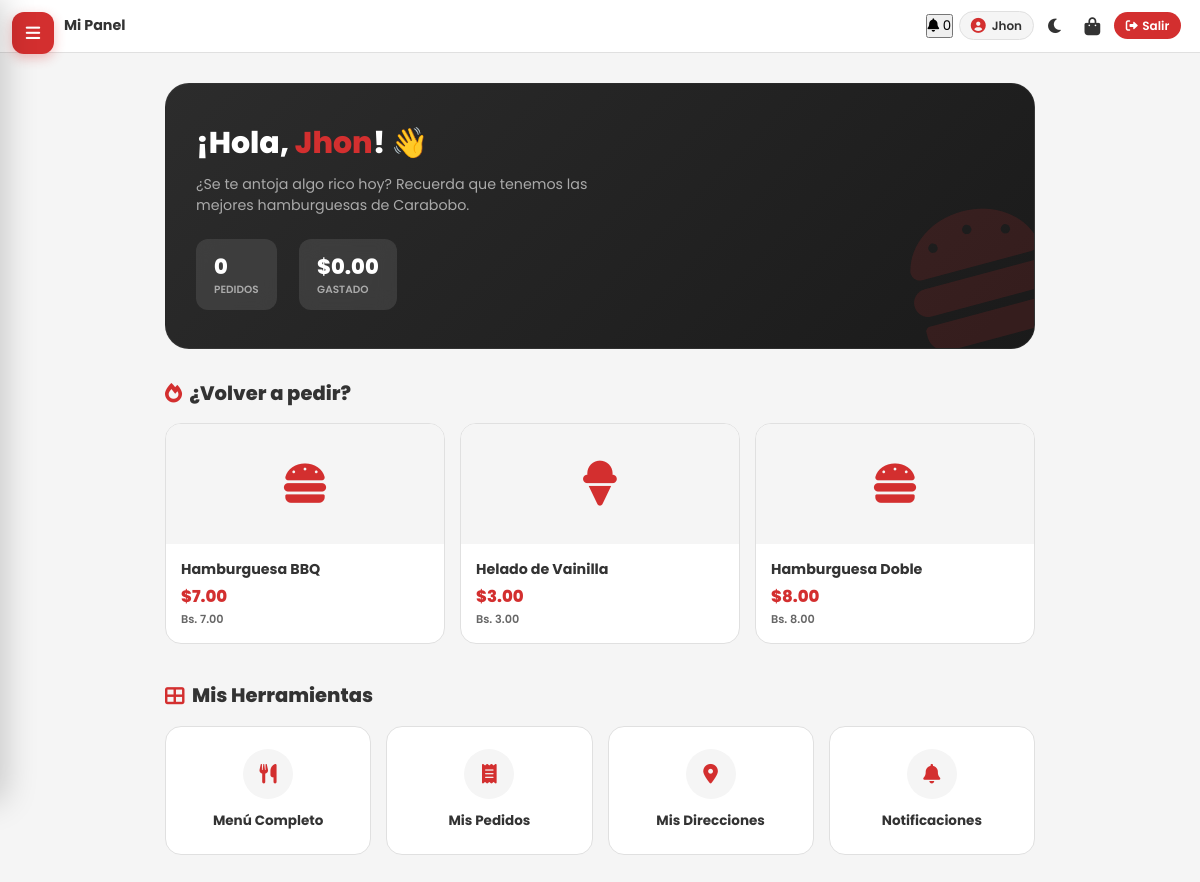
The page /cliente/dashboard.php (signed in) on the database as committed earlier.
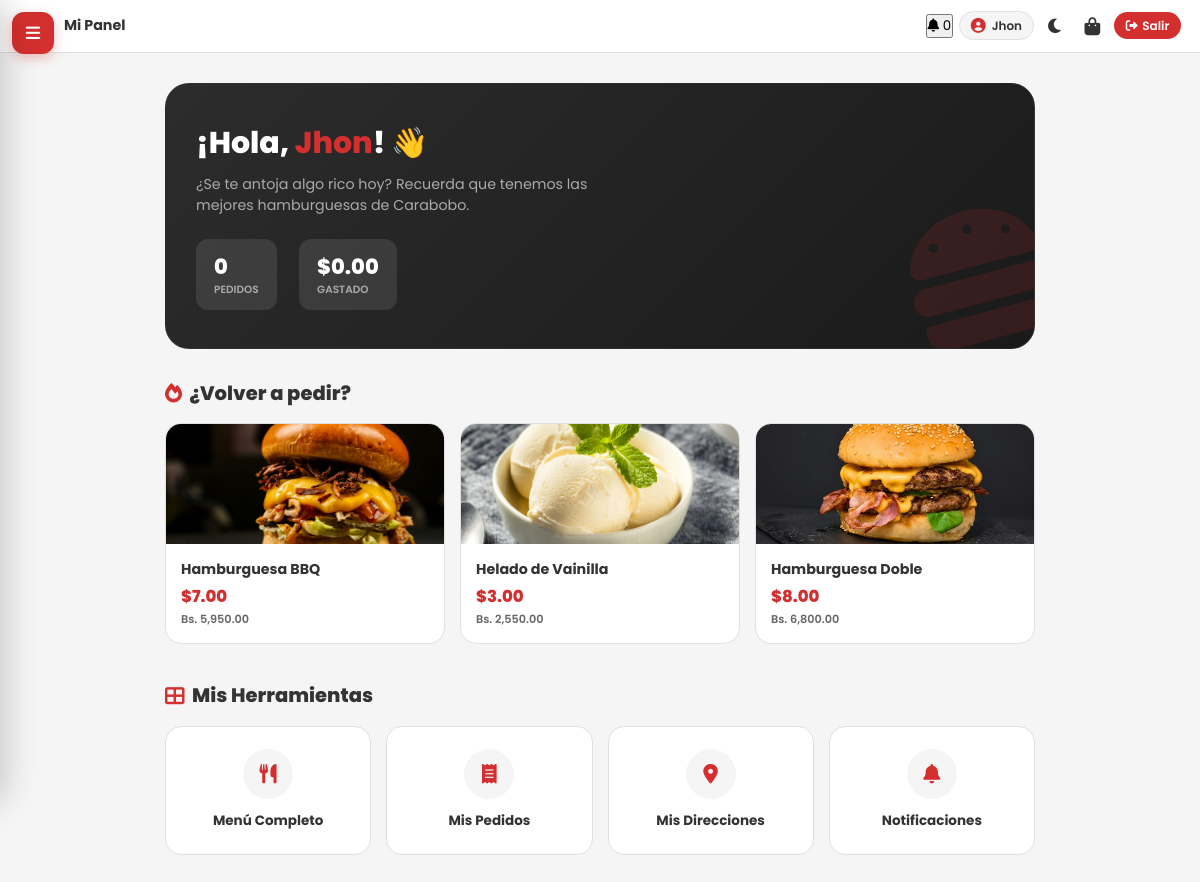
The same page on the database as committed later.
### tables this page shows
CREATE TABLE `productos` (
  `id` int(11) NOT NULL,
  `nombre` varchar(60) NOT NULL,
  `descripcion` text DEFAULT NULL,
  `precio_unitario` decimal(10,2) NOT NULL,
  `imagen` varchar(255) DEFAULT NULL,
  `imagen_icono` varchar(50) DEFAULT 'fas fa-hamburger',
  `categoria_id` int(11) DEFAULT NULL,
  `activo` tinyint(1) NOT NULL DEFAULT 1
);

CREATE TABLE `configuracion_pago` (
  `id` int(11) NOT NULL,
  `banco` varchar(50) NOT NULL,
  `telefono` varchar(20) NOT NULL,
  `cedula` varchar(20) NOT NULL,
  `titular` varchar(100) NOT NULL,
  `tasa_dolar` decimal(10,2) NOT NULL DEFAULT 1.00,
  `activo` tinyint(1) NOT NULL DEFAULT 1,
  `activo_unico` tinyint(4) GENERATED ALWAYS AS (if(`activo` = 1,1,NULL)) STORED
);

### config.php (called while the page is built, shortened)
<?php
function url($path = '') { return BASE_URL . ltrim($path, '/'); }
function asset($path) { return BASE_URL . 'assets/' . ltrim($path, '/'); }
function partial($nombre, $vars = []) { extract($vars); include __DIR__ . '/includes/' . $nombre . '.php'; }
function usuarioLogueado() { return isset($_SESSION['usuario_id']); }
function esAdmin() { return isset($_SESSION['rol_id']) && $_SESSION['rol_id'] == 1; }

### cliente/dashboard.php (the view, shortened to what this page needs)
<?php
require_once __DIR__ . '/../config.php';
$usuario_id = $_SESSION['usuario_id'];
$nombre = $_SESSION['nombres'] ?? 'Cliente';
$stmt = $pdo->prepare("SELECT COUNT(*) FROM pedidos WHERE usuario_id = ?");
$stmt->execute([$usuario_id]);
$total_pedidos = $stmt->fetchColumn();
$stmt = $pdo->prepare("SELECT COALESCE(SUM(total_pedido), 0) FROM pedidos WHERE usuario_id = ? AND estado_id != 6");
$stmt->execute([$usuario_id]);
$total_gastado = $stmt->fetchColumn();
$stmt = $pdo->query("
    SELECT p.id, p.nombre, p.precio_unitario, p.imagen, p.imagen_icono
    FROM productos p
    WHERE p.activo = 1
    ORDER BY RAND() LIMIT 3
");
$sugerencias = $stmt->fetchAll();
$tasa_dolar = $pdo->query("SELECT tasa_dolar FROM configuracion_pago WHERE id = 1")->fetchColumn() ?: 1;
partial('head', [
    'titulo_pagina' => 'Mi Panel',
    'css_pagina' => 'cliente',
    'css_extra' => ['css/cliente_dashboard.css']
]);
?>
<?php partial('menu', ['menu_activo' => 'dashboard']); ?>
<?php partial('header', ['titulo_pagina' => 'Mi Panel', 'mostrar_salir' => true]); ?>
<div class="app-container">
    <div class="app-hero">
        <div>
            <h1>¡Hola, <span><?= htmlspecialchars(explode(' ', $nombre)[0]) ?></span>! 👋</h1>
            <p>¿Se te antoja algo rico hoy? Recuerda que tenemos las mejores hamburguesas de Carabobo.</p>
            <div class="hero-stats">
                <div class="hero-stat">
                    <div class="valor"><?= number_format($total_pedidos) ?></div>
                    <div class="label">Pedidos</div>
                </div>
                <div class="hero-stat">
                    <div class="valor">$<?= number_format($total_gastado, 2) ?></div>
                    <div class="label">Gastado</div>
                </div>
            </div>
        </div>
    </div>
    <h2 class="seccion-titulo"><i class="fas fa-fire"></i> ¿Volver a pedir?</h2>
    <div class="sugerencias-grid">
        <?php foreach ($sugerencias as $sug): ?>
            <a href="<?= url('index.php') ?>" class="sugerencia-card">
                <div class="sugerencia-img">
                    <?php if (!empty($sug['imagen']) && file_exists(__DIR__ . '/../uploads/productos/' . $sug['imagen'])): ?>
                        <img src="<?= url('uploads/productos/' . htmlspecialchars($sug['imagen'])) ?>" alt="">
                    <?php else: ?>
                        <i class="<?= htmlspecialchars($sug['imagen_icono'] ?? 'fas fa-hamburger') ?>"></i>
                    <?php endif; ?>
                </div>
                <div class="sugerencia-info">
                    <h4><?= htmlspecialchars($sug['nombre']) ?></h4>
                    <div>
                        <div class="sugerencia-precio">$<?= number_format($sug['precio_unitario'], 2) ?></div>
                        <span class="sugerencia-precio-bs">Bs. <?= number_format($sug['precio_unitario'] * $tasa_dolar, 2) ?></span>
                    </div>
                </div>
            </a>
        <?php endforeach; ?>
    </div>
    <h2 class="seccion-titulo"><i class="fas fa-th-large"></i> Mis Herramientas</h2>
    <div class="accesos-grid">
        <a href="<?= url('index.php') ?>" class="acceso-card">
            <div class="acceso-icono"><i class="fas fa-utensils"></i></div>
            <span>Menú Completo</span>
        </a>
        <a href="<?= url('cliente/historial.php') ?>" class="acceso-card">
            <div class="acceso-icono"><i class="fas fa-receipt"></i></div>
            <span>Mis Pedidos</span>
        </a>
        <a href="<?= url('cliente/perfil.php') ?>" class="acceso-card">
            <div class="acceso-icono"><i class="fas fa-map-marker-alt"></i></div>
            <span>Mis Direcciones</span>
        </a>
        <a href="<?= url('api/ver_notificaciones.php') ?>" class="acceso-card">
            <div class="acceso-icono"><i class="fas fa-bell"></i></div>
            <span>Notificaciones</span>
        </a>
    </div>
</div>
<?php partial('footer', ['js_extra_footer' => ['js/cliente_dashboard.js']]); ?>

### includes/head.php (shortened to what this page needs)
<?php
$titulo_pagina = $titulo_pagina ?? 'Minas Burguer';
$css_pagina = $css_pagina ?? [];
$css_extra = $css_extra ?? [];
if (is_string($css_pagina) && !empty($css_pagina)) {
    $css_pagina = [$css_pagina];
}
$v = '4';
?>
<!DOCTYPE html>
<html lang="es">
<head>
    <link rel="stylesheet" href="https://cdnjs.cloudflare.com/ajax/libs/font-awesome/6.0.0-beta3/css/all.min.css">
    <link rel="stylesheet" href="<?= asset('css/estilos.css') ?>?v=<?= $v ?>">
    <link rel="stylesheet" href="<?= asset('css/responsive.css') ?>?v=<?= $v ?>">
    <?php foreach ($css_pagina as $css): ?>
        <link rel="stylesheet" href="<?= asset('css/' . $css . '.css') ?>?v=<?= $v ?>">
    <?php endforeach; ?>
    <?php foreach ($css_extra as $css): ?>
        <link rel="stylesheet" href="<?= asset($css) ?>?v=<?= $v ?>">
    <?php endforeach; ?>
</head>
<body>

### includes/menu.php (shortened to what this page needs)
<button class="menu-toggle" id="menuToggle" title="Abrir menu"><i class="fas fa-bars"></i></button>

### includes/header.php (shortened to what this page needs)
<?php
$titulo_pagina  = $titulo_pagina  ?? '';
$mostrar_salir  = $mostrar_salir  ?? usuarioLogueado();
$mostrar_volver = $mostrar_volver ?? null;
$logueado_header = function_exists('usuarioLogueado') && usuarioLogueado();
$es_admin_header = function_exists('esAdmin') && esAdmin();
$nombre_header = '';
$rol_header = '';
if ($logueado_header) {
    if (!empty($_SESSION['nombres'])) {
        $partes = explode(' ', trim($_SESSION['nombres']));
        $nombre_header = $partes[0];
    } elseif (!empty($_SESSION['email'])) {
        $nombre_header = explode('@', $_SESSION['email'])[0];
    }
    $rol_header = $es_admin_header ? 'Administrador' : 'Cliente';
}
?>
<header class="header">
    <div class="container">
        <span class="header-titulo">
            <?= htmlspecialchars($titulo_pagina) ?>
        </span>
        <div class="header-derecha">
            <?php if ($logueado_header && !$es_admin_header): ?>
                <button class="notif-btn" title="Notificaciones" onclick="window.location.href='<?= url('api/ver_notificaciones.php') ?>'">
                    <i class="fas fa-bell"></i>
                    <span class="notif-badge" id="notifBadge">0</span>
                </button>
            <?php endif; ?>
            <?php if ($logueado_header && $nombre_header): ?>
                <span class="header-user" title="<?= htmlspecialchars($_SESSION['nombres'] ?? '') ?> - <?= $rol_header ?>">
                    <i class="fas fa-user-circle"></i>
                    <span class="header-user-nombre"><?= htmlspecialchars($nombre_header) ?></span>
                </span>
            <?php endif; ?>
            <button class="theme-toggle" id="themeToggle" title="Cambiar tema claro/oscuro"><i class="fas fa-moon"></i></button>
            <?php if ($logueado_header && !$es_admin_header): ?>
                <a href="<?= url('index.php?abrir_carrito=1') ?>" class="header-icon-btn" title="Ver carrito" style="position: relative;">
                    <i class="fas fa-shopping-bag"></i>
                </a>
            <?php endif; ?>
            <?php if ($mostrar_volver): ?>
                <a href="<?= url($mostrar_volver['url']) ?>" class="header-btn" title="Volver">
                    <i class="fas fa-arrow-left"></i> <?= htmlspecialchars($mostrar_volver['texto'] ?? 'Volver') ?>
                </a>
            <?php elseif ($mostrar_salir): ?>
                <a href="<?= url('auth/logout.php') ?>" class="header-btn" title="Cerrar sesion">
                    <i class="fas fa-sign-out-alt"></i> Salir
                </a>
            <?php endif; ?>
        </div>
    </div>
</header>

### includes/footer.php (shortened to what this page needs)
</body>
</html>

### assets/css/estilos.css (style rules this page uses)
:root { --color-acento: #d32f2f; --color-acento-hover: #b71c1c; --color-acento-claro: rgba(211, 47, 47, 0.1); --bg-principal: #f5f5f5; --bg-secundario: #ffffff; --card-bg: #ffffff; --texto-principal: #333333; --texto-secundario: #666666; --borde: #e0e0e0; --input-bg: #ffffff; --input-border: #dddddd; --sombra: rgba(0, 0, 0, 0.08); }
* { margin: 0; padding: 0; box-sizing: border-box; }
html, body { font-family: 'Poppins', sans-serif; background: var(--bg-principal); color: var(--texto-principal); transition: background 0.3s, color 0.3s; min-height: 100vh; }
body { line-height: 1.5; }
a { color: var(--color-acento); text-decoration: none; }
button { font-family: inherit; }
.container { max-width: 1200px; margin: 0 auto; padding: 0 1.25rem; }
.header { background: var(--bg-secundario); border-bottom: 1px solid var(--borde); padding: 0.75rem 0; position: sticky; top: 0; z-index: 100; transition: background 0.3s, margin-left 0.3s; }
.header .container { display: flex; align-items: center; justify-content: space-between; gap: 0.5rem; padding-left: 64px; }
.header-titulo { font-weight: 700; color: var(--texto-principal); font-size: 0.95rem; flex: 1; overflow: hidden; text-overflow: ellipsis; white-space: nowrap; }
.header-derecha { display: flex; align-items: center; gap: 0.4rem; }
.header-user { display: inline-flex; align-items: center; gap: 0.4rem; padding: 0.3rem 0.7rem; background: var(--bg-principal); border: 1px solid var(--borde); border-radius: 50px; font-size: 0.8rem; color: var(--texto-principal); font-weight: 600; max-width: 140px; overflow: hidden; white-space: nowrap; }
.header-user i { color: var(--color-acento); font-size: 1rem; flex-shrink: 0; }
.header-user-nombre { overflow: hidden; text-overflow: ellipsis; }
.header-btn { padding: 0.3rem 0.8rem; font-size: 0.8rem; text-decoration: none; background: var(--color-acento); color: #fff; border-radius: 50px; font-weight: 600; white-space: nowrap; display: inline-flex; align-items: center; gap: 0.3rem; border: none; cursor: pointer; }
.header-icon-btn { background: none; border: none; position: relative; color: var(--texto-principal); font-size: 1.2rem; cursor: pointer; padding: 0.3rem 0.5rem; display: inline-flex; align-items: center; justify-content: center; }
.theme-toggle { background: none; border: none; color: var(--texto-principal); font-size: 1.1rem; cursor: pointer; padding: 0.3rem 0.5rem; display: inline-flex; align-items: center; justify-content: center; flex-shrink: 0; }
.menu-toggle { position: fixed; top: 12px; left: 12px; z-index: 1100; background: var(--color-acento); color: #fff; border: none; width: 42px; height: 42px; border-radius: 12px; cursor: pointer; font-size: 1.1rem; display: flex; align-items: center; justify-content: center; box-shadow: 0 4px 12px rgba(211, 47, 47, 0.3); transition: 0.2s; }

### assets/css/responsive.css (style rules this page uses)
html { scroll-behavior: smooth; -webkit-text-size-adjust: 100%; font-size: 15px; }
body { overflow-x: hidden; }
img { max-width: 100%; height: auto; }

Rows that differ between the two databases and show on the page:
changed productos "Hamburguesa BBQ": imagen: picture added; $sug['precio_unitario']*$tasa_dolar "7.00" → "5,950.00"
changed productos "Helado de Vainilla": imagen: picture added; $sug['precio_unitario']*$tasa_dolar "3.00" → "2,550.00"; imagen_icono "fas fa-ice-cream" → "fas fa-hamburger" (drawn)
changed productos "Hamburguesa Doble": imagen: picture added; $sug['precio_unitario']*$tasa_dolar "8.00" → "6,800.00"
